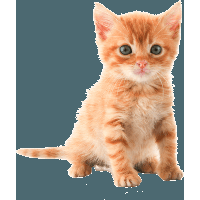
#> input picture Dibakar Submissions/task2/Cat.png, 200 x 200 px, found by its file name
$ jupyter execute --allow-errors 'Task day2.ipynb'
#> lines starting #> are read from the running program, lines starting #| are printed output that depends on the picture
[cell 1]
from skimage import exposure
from skimage import feature
import cv2

[cell 2]
logo=cv2.imread(r"C:\Users\Dibakar Chaudhary\Desktop\cat.png")
#> logo is the input picture: shape (200, 200, 3); mean B, G, R 144.1, 155.2, 163.4

[cell 3]
print(logo)
#> (printed output is left out)

[cell 4]
logo.shape
#> Out = (200, 200, 3)

[cell 5]
img = cv2.resize(logo, (4*128,4*64))
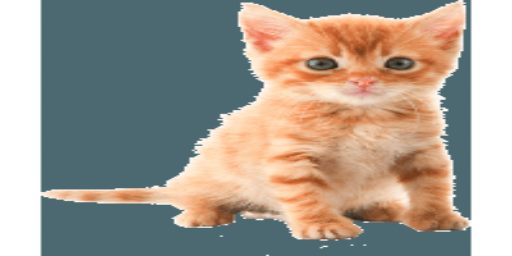
#> img: shape (256, 512, 3); mean B, G, R 144, 155.2, 163.4
